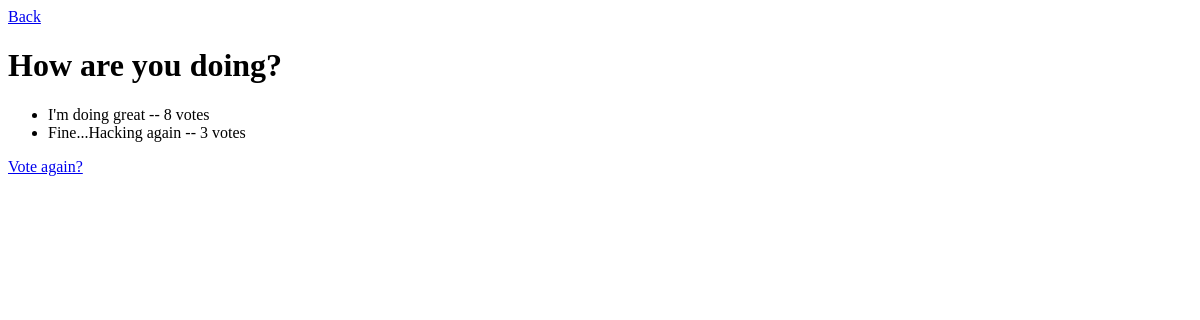
The app's page /polls/4/results, older data.
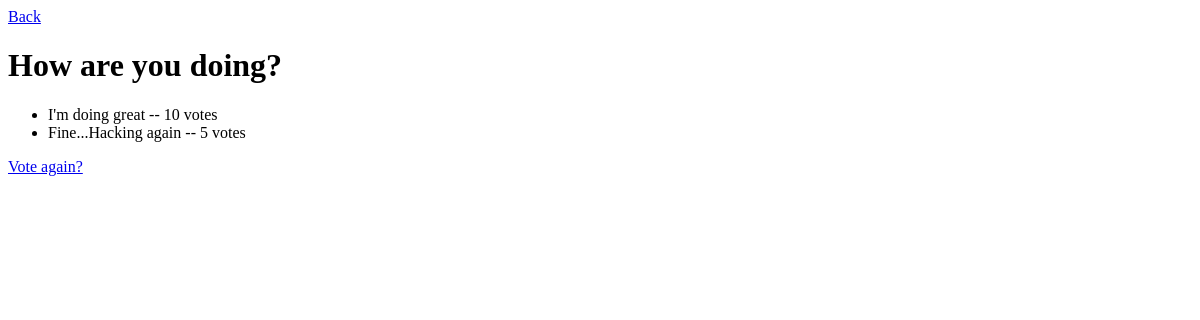
The same page, newer data.
### polls/models.py (models this page shows, shortened)
class Question(models.Model):
  question_text = models.CharField(max_length=200)
  pub_date = models.DateTimeField('date published')
  def was_published_recently(self):
    now = timezone.now()
    return (now - datetime.timedelta(days=1)) <= self.pub_date <= now
  was_published_recently.admin_order_field = 'pub_date'
  was_published_recently.boolean = True
  was_published_recently.short_description = 'Published recently?'

class Choice(models.Model):
  question = models.ForeignKey(Question, on_delete = models.CASCADE)
  choice_text = models.CharField(max_length=200)
  votes = models.IntegerField(default=0)

### polls/views.py (the view)
# urls.py: path('<int:pk>/results', views.ResultsView.as_view(), name='results'),
class ResultsView(generic.DetailView):
  model = Question
  template_name = 'polls/results.html'

### polls/templates/polls/results.html (shortened to what this page needs)
<!DOCTYPE html5>
<html>
  <head>
  </head>
  <body>
    <a href="/polls/">Back</a>
    <h1> {{question.question_text}}  </h1>
    <ul>
      {% for choice in question.choice_set.all %}
        <li>
          {{ choice.choice_text }} -- {{choice.votes}} vote{{choice.votes|pluralize }}
        </li>
      {% endfor %}
    </ul>
    <a href="{% url 'polls:detail' question.id %} "> Vote again? </a>
  </body>
</html>

Row changes from the older to the newer data that the page shows:
changed Choice "I'm doing great": votes "8" → "10"
changed Choice "Fine...Hacking again": votes "3" → "5"
